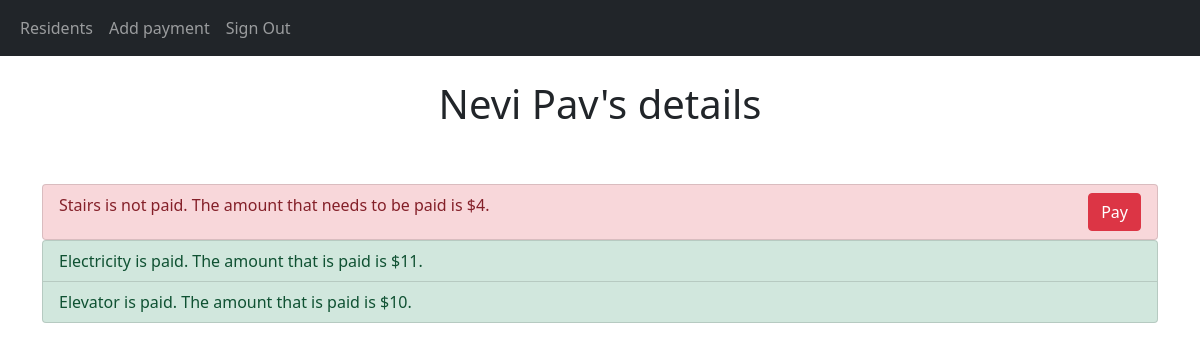
/persondetails/3/ (signed in), run on the app's committed database.
### CashierApp/models.py (models this page shows)
class Resident(models.Model):
    full_name = models.CharField(max_length=255)
    email = models.CharField(max_length=255)
    apartment = models.IntegerField()
    cashier = models.ForeignKey(Cashier, on_delete=models.CASCADE)  # link to Cashier table

class Payment(models.Model):
    type = models.CharField(max_length=255)
    status = models.CharField(max_length=255)
    amount = models.IntegerField()
    date = models.DateField()
    resident = models.ForeignKey(Resident, on_delete=models.CASCADE)  # link to Residents table

### CashierApp/views.py (the view)
# urls.py: path('persondetails/<int:id>/', views.persondetails,  name='persondetails'),
def persondetails(request, id):
    if not request.user.is_authenticated:
        return redirect("signin")
    resident = Resident.objects.get(id=id)  # get the resident that is wanted from the database
    payments = Payment.objects.filter(resident__id=id)  # get the payments that are connected to the resident
    context = {'resident': resident, 'payments': payments}
    return render(request, 'persondetails.html', context)

### CashierApp/templates/persondetails.html (shortened to what this page needs)
{% extends "base.html" %}
{% block content %}
    <br>
    <h1>{{ resident.full_name }}'s details</h1>
    <br>
    <br>
    <div class="container">
        <ul class="list-group">
            {% for p in payments %}
                {% if p.status == 'Unpaid' %}
                    <li class="list-group-item list-group-item-danger"> {{ p.type }} is not paid. The amount that needs to be paid is ${{ p.amount }}. <a class="btn btn-danger btn1" href="{% url 'pay' p.id %}">Pay</a> </li>
                {% endif %}
                {% empty %}
                    <p>No new payments.</p>
            {% endfor %}
        </ul>
        <ul class="list-group">
            {% for p in payments %}
                {% if p.status == 'Paid' %}
                    <li class="list-group-item list-group-item-success"> {{ p.type }} is paid. The amount that is paid is ${{ p.amount }}.</li>
                {% endif %}
                {% empty %}
                    <p>Nothing is paid.</p>
            {% endfor %}
        </ul>
        <br>
    </div>
{% endblock %}

### CashierApp/static/css/style.css (style rules this page uses)
h1 { text-align: center; }
.btn1 { float: right; }

### data on the page
Resident: full_name "Nevi Pav"
Payment: type "Stairs", amount "4"
Payment: type "Electricity", amount "11"
Payment: type "Elevator", amount "10"
